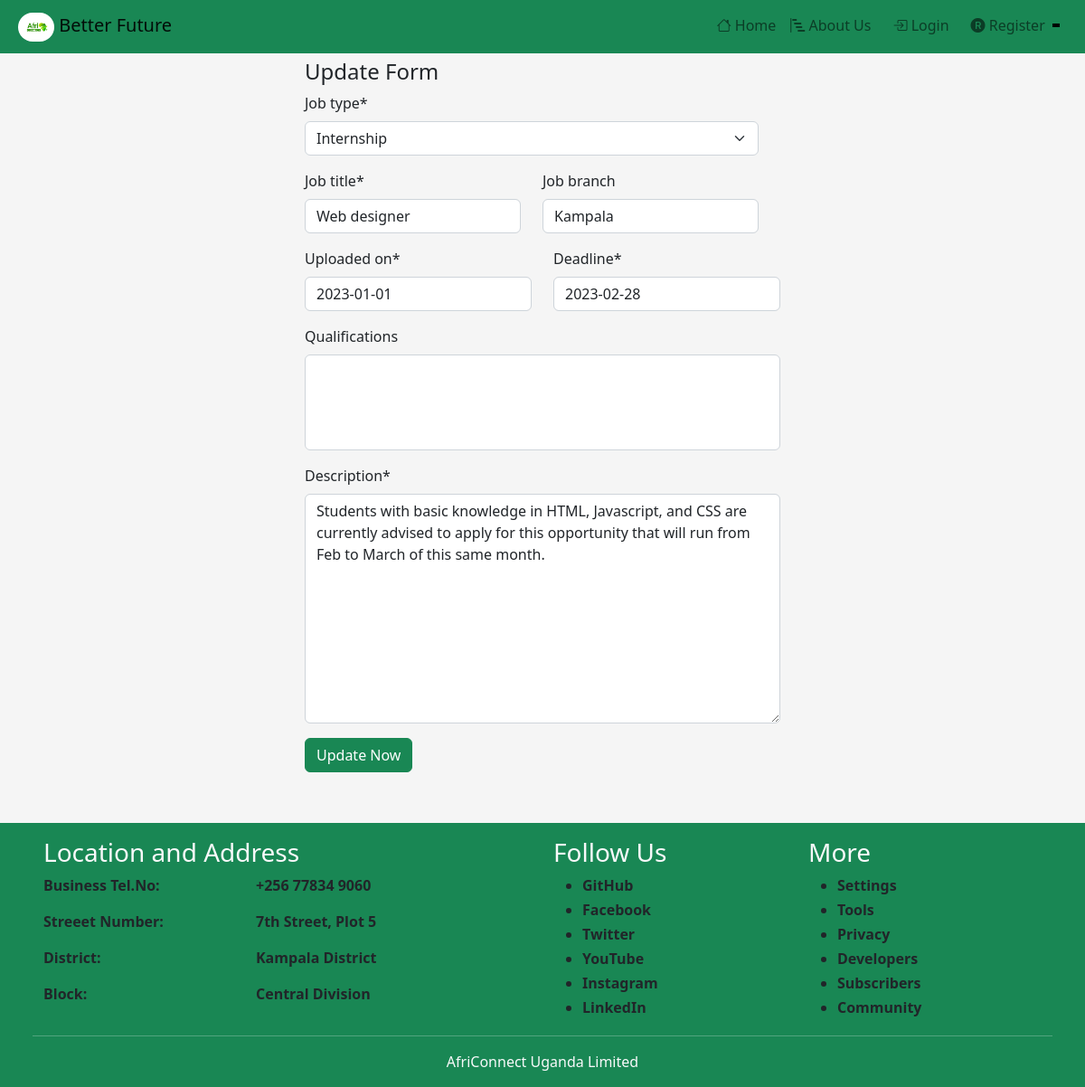
Page /update/edit/job/2/ on the earlier database version.
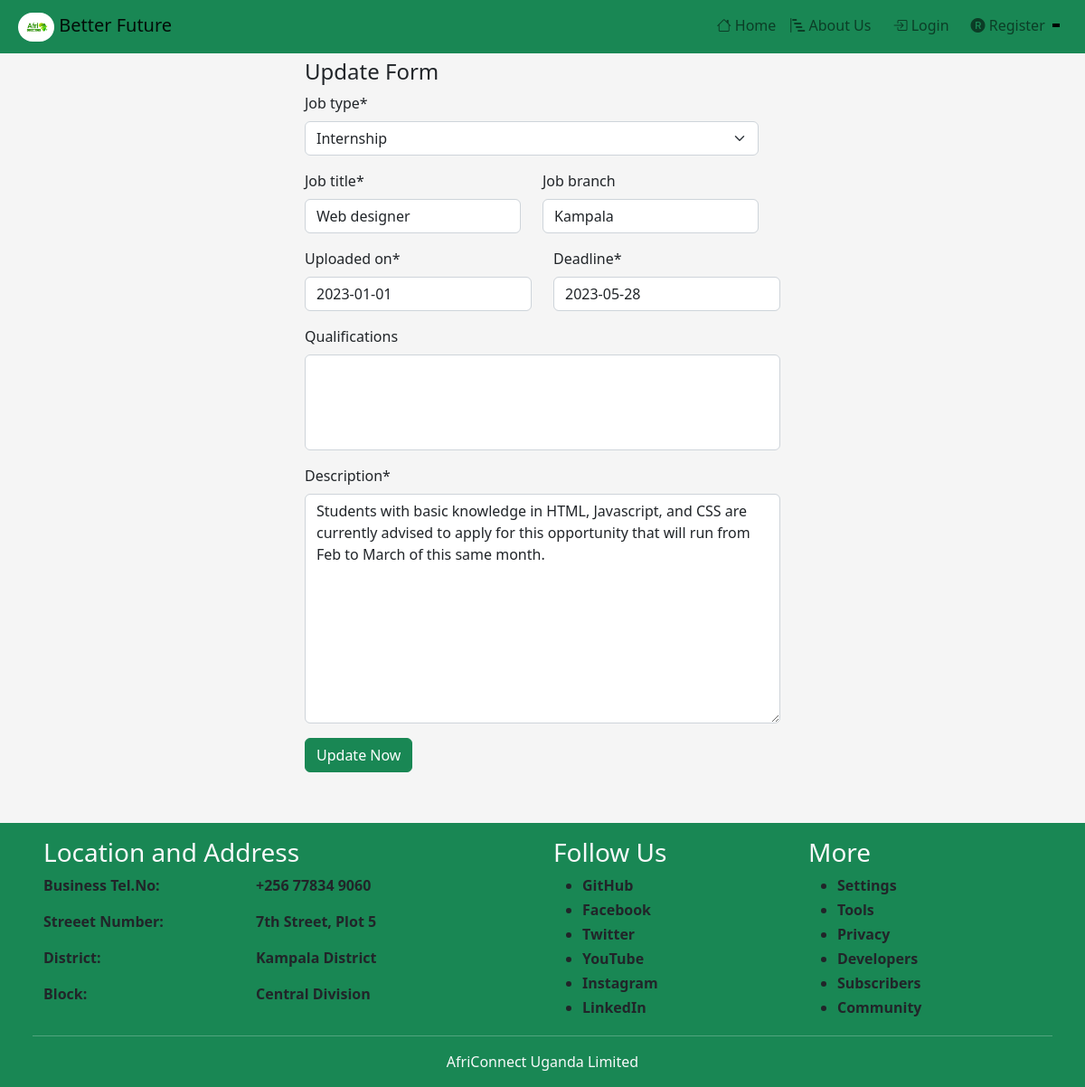
Same page on the later database version.
### africonnect/models.py (models this page shows, shortened)
class Opportunity(models.Model):
    choice = [('Internship','Internship'),
    ('Graduate Trainee','Graduate Trainee'),
    ('Full working Employee','Full working Employee'),
    ('Part working Employee','Part working Employee')]
    uploaded_by = models.ForeignKey(NewUser, on_delete=models.CASCADE, blank=True, null=True)
    Job_type = models.CharField(choices=choice, max_length=100)
    job_title = models.CharField(max_length=50)
    job_branch = models.CharField(max_length=500,blank=True, null=True)
    uploaded_on = models.DateField(auto_now=False, auto_now_add=False)
    deadline = models.DateField(auto_now=False, auto_now_add=False)
    description = models.TextField()
    qualifications = models.ManyToManyField(Qualifications, blank=True)
    class Meta:
        verbose_name  = 'Opportunitie'

### africonnect/views.py (the view)
# urls.py: path('update/edit/job/<str:pk>/', OpportunityUpdateView.as_view(), name = 'update-opportunity'),
class OpportunityUpdateView(SuccessMessageMixin, UpdateView):
    model = Opportunity
    template_name = 'afri_apps_pages/update_oppo.html'
    fields = ['Job_type','job_title', 'job_branch', 'uploaded_on',
    'deadline', 'description', 'qualifications']
    success_message = "Job Opportunity was updated successfully"

### templates/afri_apps_pages/update_oppo.html (shortened to what this page needs)
{% extends "inherit_from/main.html" %} {% load static %}{% block content %}
<title>Update Opportunity</title>{% include "copyfrom/navbar.html" %}
{% load crispy_forms_tags %} {% include "copyfrom/alert.html" %}
<div class="container mt-5">
  <div class="row mt-5">
    <div class="mx-auto" style="width: 550px">
      <h4>Update Form</h4>
      <form action="" method="post">
        <div class="row">
          <div class="row">{{form.Job_type|as_crispy_field}}</div>
          <div class="row">
            <div class="col-lg-6">{{form.job_title|as_crispy_field}}</div>
            <div class="col-lg-6">{{form.job_branch|as_crispy_field}}</div>
          </div>
          <div class="col-lg-6">{{form.uploaded_on|as_crispy_field}}</div>
          <div class="col-lg-6">{{form.deadline|as_crispy_field}}</div>
        </div>
        <div class="row">{{form.qualifications|as_crispy_field}}</div>
        <div class="row">{{form.description|as_crispy_field}}</div>
        <input type="submit" class="btn btn-success mb-2" value="Update Now" />
      </form>
    </div>
  </div>
</div>
{% include "copyfrom/footer.html" %} {% endblock content %}

Differences in the rows shown:
changed Opportunity "Internship": deadline "2023-02-28" → "2023-05-28"
